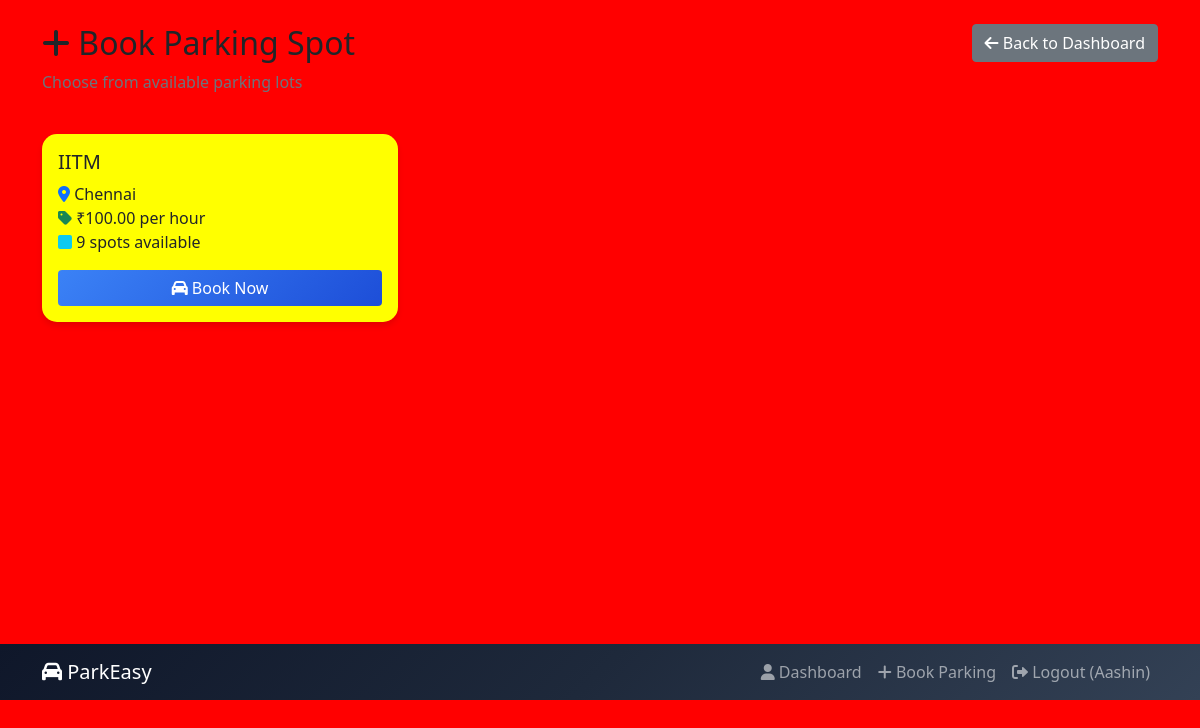
The app's page /user/book_parking (signed in) with its own data.
### tables this page shows
CREATE TABLE parking_lots (
            id INTEGER PRIMARY KEY AUTOINCREMENT,
            prime_location_name TEXT NOT NULL,
            price REAL NOT NULL,
            address TEXT NOT NULL,
            pin_code TEXT NOT NULL,
            maximum_number_of_spots INTEGER NOT NULL,
            created_at TIMESTAMP DEFAULT CURRENT_TIMESTAMP
        );

### app.py (the view, shortened to what this page needs)
@app.route('/user/book_parking', methods=['GET', 'POST'])
def book_parking():
    if not session.get('user_id') or session.get('is_admin'):
        return redirect(url_for('login'))
    conn = get_db_connection()
    lots_with_availability = conn.execute('''
        SELECT pl.*, COUNT(ps.id) as available_spots
        FROM parking_lots pl
        LEFT JOIN parking_spots ps ON pl.id = ps.lot_id AND ps.status = "A"
        GROUP BY pl.id
        HAVING available_spots > 0
    ''').fetchall()
    conn.close()
    return render_template('book_parking.html', lots=lots_with_availability)

### app.py (called while the page is built)
def get_db_connection():
    conn = sqlite3.connect(DATABASE)
    conn.row_factory = sqlite3.Row
    return conn

### templates/book_parking.html (shortened to what this page needs)
{% extends "base.html" %}
{% block content %}
<div class="container py-4">
    <div class="row mb-4">
        <div class="col">
            <h2><i class="fas fa-plus"></i> Book Parking Spot</h2>
            <p class="text-muted">Choose from available parking lots</p>
        </div>
        <div class="col-auto">
            <a href="{{ url_for('user_dashboard') }}" class="btn btn-secondary">
                <i class="fas fa-arrow-left"></i> Back to Dashboard
            </a>
        </div>
    </div>
    {% if lots %}
    <div class="row">
        {% for lot in lots %}
        <div class="col-md-6 col-lg-4 mb-4">
            <div class="card h-100">
                <div class="card-body">
                    <h5 class="card-title">{{ lot.prime_location_name }}</h5>
                    <p class="card-text">
                        <i class="fas fa-map-marker-alt text-primary"></i> {{ lot.address }}<br>
                        <i class="fas fa-tag text-success"></i> ₹{{ "%.2f"|format(lot.price) }} per hour<br>
                        <i class="fas fa-square text-info"></i> {{ lot.available_spots }} spots available
                    </p>
                    <form method="POST" class="mt-auto">
                        <button type="submit" class="btn btn-primary w-100"
                                onclick="return confirm('Confirm booking for {{ lot.prime_location_name }}?')">
                            <i class="fas fa-car"></i> Book Now
                        </button>
                    </form>
                </div>
            </div>
        </div>
        {% endfor %}
    </div>
    {% endif %}
</div>
{% endblock %}

### templates/base.html (style rules this page uses)
body { background-color: red; }
.card { border: none; border-radius: 15px; box-shadow: 0 4px 6px rgba(0, 0, 0, 0.1); background-color: yellow; bottom: 0; }
.btn-primary { background: linear-gradient(135deg, #3b82f6 0%, #1d4ed8 100%); border: none; }

### records on screen
parking_lots: prime_location_name "IITM", address "Chennai", price "100.00", available_spots "9"

### other values on screen
{{ session.username }} "Aashin"
